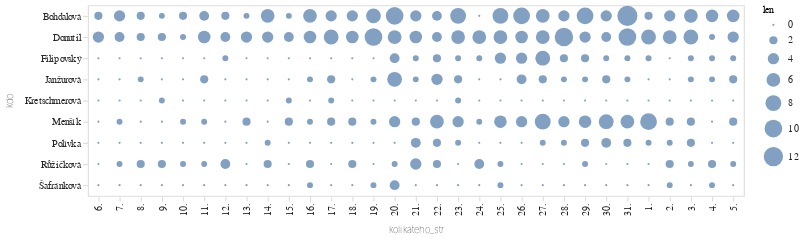

The code cell stored with this chart in its notebook:
### Code cell
do_grafu3 = pl.concat(
    [
        najdi_cloveka("Bohdalov","Bohdalová"),
        najdi_cloveka("Donutil","Donutil"),
        najdi_cloveka("Polívk","Polívka"),
        najdi_cloveka("Menšík","Menšík"),
        najdi_cloveka("Janžurov","Janžurová"),
        najdi_cloveka("Filipovs","Filipovský"),
        najdi_cloveka("Růžičkov","Růžičková"),
        najdi_cloveka("Kretschmerov","Kretschmerová"),
        najdi_cloveka("Šafránkov","Šafránková"),
    ]
)

alt.Chart(
    do_grafu3
).mark_circle(
).encode(
    alt.X("kolikateho_str:N",sort=poradi_dat),
    alt.Y("kdo:N"),
    alt.Size("len:Q")
)

### Figure 1 — Vega-Lite specification as saved in the notebook (floating-point values rounded to 4 significant figures; data arrays with more than 128 entries replaced by an {"elided": "..."} marker saying what was removed)
{"config": {"title": {"font": "Noticia Text", "fontSize": 11.5, "anchor": "start", "lineHeight": 19, "fontWeight": "bolder", "subtitleFont": "Noticia Text", "subtitleFontSize": 10, "subtitleLineHeight": 15, "subtitlePadding": 10, "dy": -10, "color": "#292829", "subtitleColor": "#292829"}, "axis": {"labelFont": "Asap", "titleFont": "Asap", "fontWeight": "lighter", "titleFontWeight": "lighter", "labelFontSize": 9, "titleFontSize": 9, "labelPadding": 2, "titlePadding": 9, "domainOpacity": 0, "tickColor": "#DCDDD6", "labelColor": "#292829"}, "legend": {"labelFont": "Asap", "labelFontWeight": "normal", "titleFont": "Asap", "titleFontWeight": "normal", "labelFontSize": 9, "titleFontSize": 9, "labelColor": "#292829"}}, "data": {"name": "data-0c257061afa184f157939ad72d547878"}, "mark": {"type": "circle"}, "encoding": {"size": {"field": "len", "type": "quantitative"}, "x": {"field": "kolikateho_str", "sort": ["6.", "7.", "8.", "9.", "10.", "11.", "12.", "13.", "14.", "15.", "16.", "17.", "18.", "19.", "20.", "21.", "22.", "23.", "24.", "25.", "26.", "27.", "28.", "29.", "30.", "31.", "1.", "2.", "3.", "4.", "5."], "type": "nominal"}, "y": {"field": "kdo", "type": "nominal"}}, "$schema": "https://vega.github.io/schema/vega-lite/v5.8.0.json", "datasets": {"data-0c257061afa184f157939ad72d547878": {"elided": "279 records"}}}
